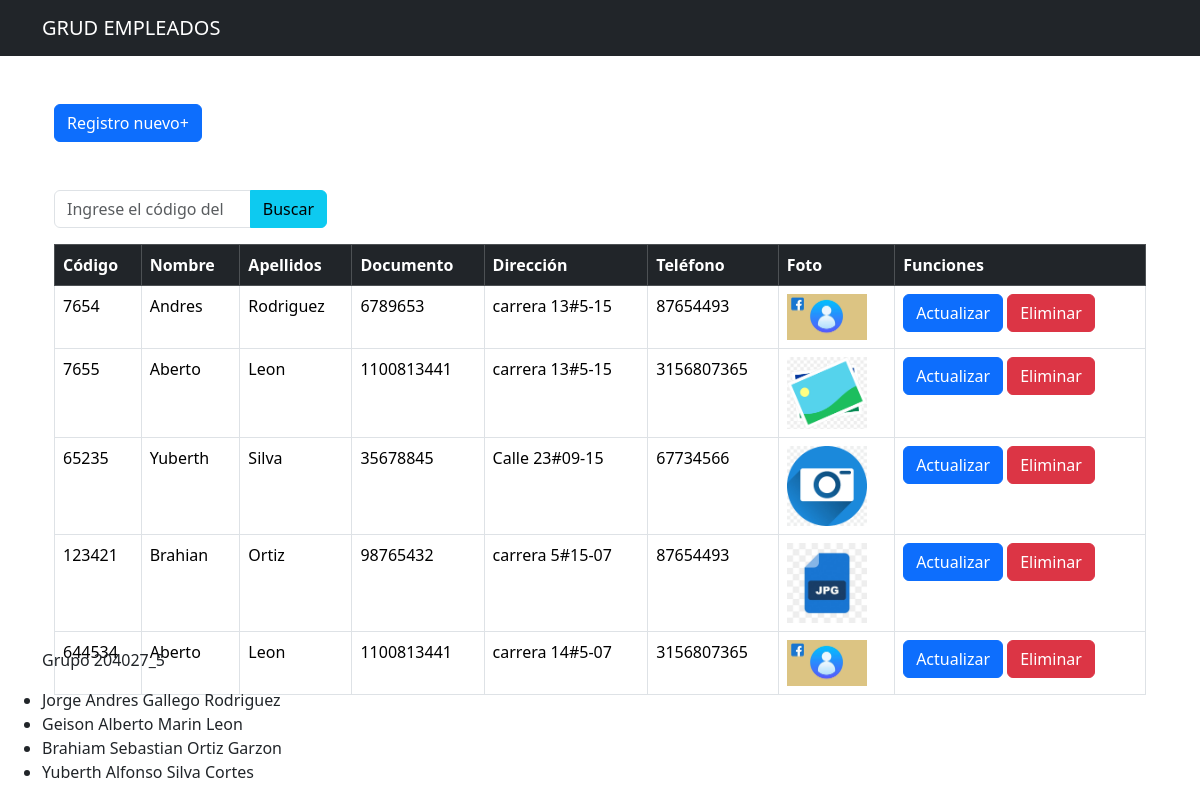
The page / on the database its author committed.
### tables this page shows
CREATE TABLE `empleados` (
  `Codigo` int NOT NULL,
  `Nombre` varchar(50) NOT NULL,
  `Apellidos` varchar(50) NOT NULL,
  `Documento` varchar(20) NOT NULL,
  `Direccion` varchar(100) NOT NULL,
  `Telefono` varchar(15) NOT NULL,
  `Foto` longblob NOT NULL
);

### mostrar_tabla.php (the view)
<div class="container pt-5">
    <div class="col-md-3">
        <form action="buscar_empleado.php" method="POST" class="d-flex justify-content-end">
            <div class="input-group">
                <input type="number" class="form-control" placeholder="Ingrese el código del empleado" name="codigoEmpleado" required>
                <button class="btn btn-info" type="submit">Buscar</button>
            </div>
        </form>
    </div>
    <table class="table table-hover table-bordered mt-3">
        <thead class="table-dark">
            <tr>
                <th>Código</th>
                <th>Nombre</th>
                <th>Apellidos</th>
                <th>Documento</th>
                <th>Dirección</th>
                <th>Teléfono</th>
                <th>Foto</th>
                <th>Funciones</th>
            </tr>
        </thead>
        <tbody>
            <?php
            $query = "SELECT * FROM empleados";
            $result_empleado = mysqli_query($conn, $query);
            while ($row = mysqli_fetch_array($result_empleado)) { ?>
                <tr>
                    <td><?php echo $row["Codigo"] ?></td>
                    <td><?php echo $row["Nombre"] ?></td>
                    <td><?php echo $row["Apellidos"] ?></td>
                    <td><?php echo $row["Documento"] ?></td>
                    <td><?php echo $row["Direccion"] ?></td>
                    <td><?php echo $row["Telefono"] ?></td>
                    <td><img src="<?php echo $row["Foto"] ?>" width="80"></td>
                    <td>
                        <a href="actualizar.php?codigo=<?php echo $row['Codigo']; ?>" class="btn btn-primary">Actualizar</a>
                        <a href="eliminar.php?codigo=<?php echo $row['Codigo']; ?>" class="btn btn-danger">Eliminar</a>
                    </td>
                </tr>
            <?php } ?>
        </tbody>
    </table>
</div>

### includes/header.php (shortened to what this page needs)
<!DOCTYPE html>
<html lang="es">
<head>
    <link href="https://cdn.jsdelivr.net/npm/bootstrap@5.3.3/dist/css/bootstrap.min.css" rel="stylesheet">
</head>
<body>
    <nav class="navbar navbar-dark bg-dark">
        <div class="container">
            <a href="./" class="navbar-brand"> GRUD EMPLEADOS</a>
        </div>
    </nav>
    <br>
    <br>

### index.php (shortened to what this page needs)
<?php include("conexion.php") ?>
<?php include("includes/header.php") ?>
<div class="container">
    <form action="guardar_empleados.php" method="POST" enctype="multipart/form-data">
        <div class="container">
            <div class="row">
                <div class="col-md-9">
                    <button type="button" class="btn btn-primary " data-bs-toggle="modal" data-bs-target="#exampleModal">
                        Registro nuevo+
                    </button>
                </div>
            </div>
        </div>
    </form>
    <?php include("mostrar_tabla.php") ?>
</div>
<?php include("includes/footer.php") ?>

### includes/footer.php (shortened to what this page needs)
<footer class="footer fixed-bottom">
    <div class="container">
        <div class="row">
            <p>Grupo 204027_5</p>
            <ul>
                <li>Jorge Andres Gallego Rodriguez</li>
                <li>Geison Alberto Marin Leon</li>
                <li>Brahiam Sebastian Ortiz Garzon</li>
                <li>Yuberth Alfonso Silva Cortes</li>
            </ul>
        </div>
    </div>
</footer>
</html>

### rows shown on the page
empleados: Codigo "7654", Nombre "Andres", Apellidos "Rodriguez", Documento "6789653", Direccion "carrera 13#5-15", Telefono "87654493", Foto (picture)
empleados: Codigo "7655", Nombre "Aberto", Apellidos "Leon", Documento "1100813441", Direccion "carrera 13#5-15", Telefono "3156807365", Foto (picture)
empleados: Codigo "65235", Nombre "Yuberth", Apellidos "Silva", Documento "35678845", Direccion "Calle 23#09-15", Telefono "67734566", Foto (picture)
empleados: Codigo "123421", Nombre "Brahian", Apellidos "Ortiz", Documento "98765432", Direccion "carrera 5#15-07", Telefono "87654493", Foto (picture)
empleados: Codigo "644534", Nombre "Aberto", Apellidos "Leon", Documento "1100813441", Direccion "carrera 14#5-07", Telefono "3156807365", Foto (picture)
